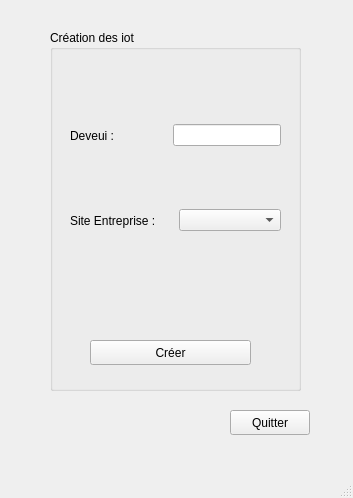
<?xml version="1.0" encoding="UTF-8"?>
<ui version="4.0">
 <class>interface_Creation_iot</class>
 <widget class="QMainWindow" name="interface_Creation_iot">
  <property name="geometry">
   <rect>
    <x>0</x>
    <y>0</y>
    <width>353</width>
    <height>498</height>
   </rect>
  </property>
  <property name="windowTitle">
   <string>MainWindow</string>
  </property>
  <widget class="QWidget" name="centralwidget">
   <widget class="QPushButton" name="pushButtonQuitter">
    <property name="geometry">
     <rect>
      <x>230</x>
      <y>410</y>
      <width>80</width>
      <height>25</height>
     </rect>
    </property>
    <property name="text">
     <string>Quitter</string>
    </property>
   </widget>
   <widget class="QGroupBox" name="groupBoxCreationIot">
    <property name="geometry">
     <rect>
      <x>50</x>
      <y>30</y>
      <width>251</width>
      <height>361</height>
     </rect>
    </property>
    <property name="title">
     <string>Création des iot</string>
    </property>
    <widget class="QPushButton" name="pushButtonCreerIot">
     <property name="geometry">
      <rect>
       <x>40</x>
       <y>310</y>
       <width>161</width>
       <height>25</height>
      </rect>
     </property>
     <property name="text">
      <string>Créer</string>
     </property>
    </widget>
    <widget class="QWidget" name="layoutWidget">
     <property name="geometry">
      <rect>
       <x>20</x>
       <y>170</y>
       <width>211</width>
       <height>41</height>
      </rect>
     </property>
     <layout class="QHBoxLayout" name="horizontalLayout_6">
      <item>
       <widget class="QLabel" name="labelEntrepriseIot">
        <property name="text">
         <string>Site Entreprise :</string>
        </property>
       </widget>
      </item>
      <item>
       <widget class="QComboBox" name="comboBoxSiteEntreprise"/>
      </item>
     </layout>
    </widget>
    <widget class="QWidget" name="layoutWidget_2">
     <property name="geometry">
      <rect>
       <x>20</x>
       <y>90</y>
       <width>211</width>
       <height>31</height>
      </rect>
     </property>
     <layout class="QHBoxLayout" name="horizontalLayout_7">
      <item>
       <widget class="QLabel" name="labelDeveui">
        <property name="text">
         <string>Deveui : </string>
        </property>
       </widget>
      </item>
      <item>
       <spacer name="horizontalSpacer_6">
        <property name="orientation">
         <enum>Qt::Horizontal</enum>
        </property>
        <property name="sizeHint" stdset="0">
         <size>
          <width>40</width>
          <height>20</height>
         </size>
        </property>
       </spacer>
      </item>
      <item>
       <widget class="QLineEdit" name="lineEditIot">
        <property name="maxLength">
         <number>32</number>
        </property>
       </widget>
      </item>
     </layout>
    </widget>
   </widget>
  </widget>
  <widget class="QMenuBar" name="menubar">
   <property name="geometry">
    <rect>
     <x>0</x>
     <y>0</y>
     <width>353</width>
     <height>22</height>
    </rect>
   </property>
  </widget>
  <widget class="QStatusBar" name="statusbar"/>
 </widget>
 <resources/>
 <connections>
  <connection>
   <sender>pushButtonQuitter</sender>
   <signal>clicked()</signal>
   <receiver>interface_Creation_iot</receiver>
   <slot>close()</slot>
   <hints>
    <hint type="sourcelabel">
     <x>268</x>
     <y>450</y>
    </hint>
    <hint type="destinationlabel">
     <x>322</x>
     <y>448</y>
    </hint>
   </hints>
  </connection>
 </connections>
</ui>
